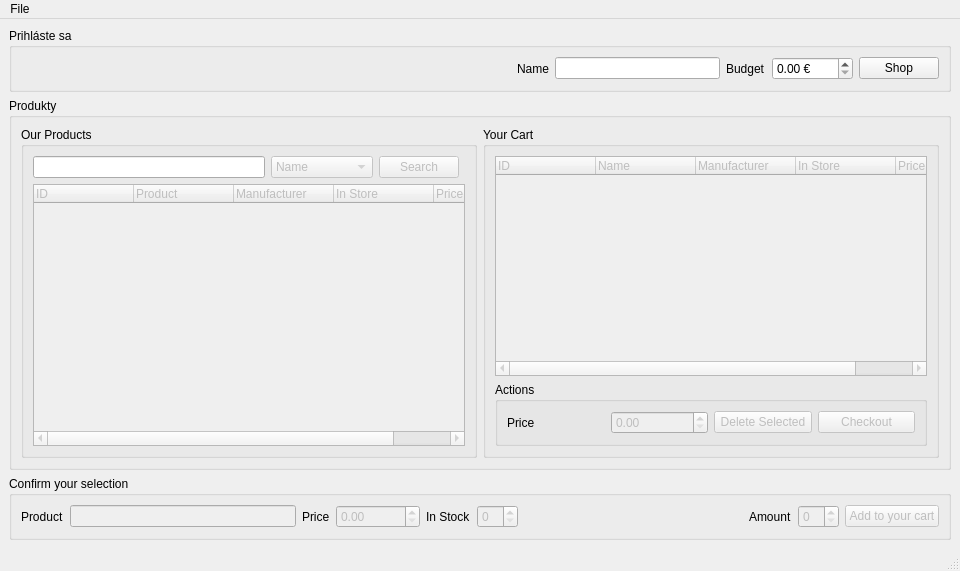
<?xml version="1.0" encoding="UTF-8"?>
<ui version="4.0">
 <class>Eshop</class>
 <widget class="QMainWindow" name="Eshop">
  <property name="geometry">
   <rect>
    <x>0</x>
    <y>0</y>
    <width>960</width>
    <height>571</height>
   </rect>
  </property>
  <property name="windowTitle">
   <string>Eshop</string>
  </property>
  <widget class="QWidget" name="centralwidget">
   <layout class="QVBoxLayout" name="verticalLayout">
    <item>
     <widget class="QGroupBox" name="groupBox">
      <property name="title">
       <string>Prihláste sa</string>
      </property>
      <layout class="QHBoxLayout" name="horizontalLayout_4">
       <item>
        <spacer name="horizontalSpacer_2">
         <property name="orientation">
          <enum>Qt::Horizontal</enum>
         </property>
         <property name="sizeHint" stdset="0">
          <size>
           <width>40</width>
           <height>20</height>
          </size>
         </property>
        </spacer>
       </item>
       <item>
        <spacer name="horizontalSpacer_4">
         <property name="orientation">
          <enum>Qt::Horizontal</enum>
         </property>
         <property name="sizeHint" stdset="0">
          <size>
           <width>40</width>
           <height>20</height>
          </size>
         </property>
        </spacer>
       </item>
       <item>
        <spacer name="horizontalSpacer_3">
         <property name="orientation">
          <enum>Qt::Horizontal</enum>
         </property>
         <property name="sizeHint" stdset="0">
          <size>
           <width>40</width>
           <height>20</height>
          </size>
         </property>
        </spacer>
       </item>
       <item>
        <widget class="QLabel" name="label">
         <property name="text">
          <string>Name</string>
         </property>
        </widget>
       </item>
       <item>
        <widget class="QLineEdit" name="name_input"/>
       </item>
       <item>
        <widget class="QLabel" name="label_2">
         <property name="text">
          <string>Budget</string>
         </property>
        </widget>
       </item>
       <item>
        <widget class="QDoubleSpinBox" name="budget_input">
         <property name="suffix">
          <string> €</string>
         </property>
         <property name="maximum">
          <double>9999.000000000000000</double>
         </property>
         <property name="singleStep">
          <double>0.100000000000000</double>
         </property>
        </widget>
       </item>
       <item>
        <widget class="QPushButton" name="shop">
         <property name="text">
          <string>Shop</string>
         </property>
        </widget>
       </item>
      </layout>
     </widget>
    </item>
    <item>
     <widget class="QGroupBox" name="groupBox_2">
      <property name="title">
       <string>Produkty</string>
      </property>
      <layout class="QHBoxLayout" name="horizontalLayout">
       <item>
        <widget class="QGroupBox" name="groupBox_5">
         <property name="title">
          <string>Our Products</string>
         </property>
         <layout class="QGridLayout" name="gridLayout">
          <item row="0" column="0">
           <widget class="QLineEdit" name="search_text">
            <property name="text">
             <string/>
            </property>
           </widget>
          </item>
          <item row="2" column="0" colspan="4">
           <widget class="QTreeWidget" name="product_tree">
            <property name="enabled">
             <bool>false</bool>
            </property>
            <property name="animated">
             <bool>false</bool>
            </property>
            <column>
             <property name="text">
              <string>ID</string>
             </property>
            </column>
            <column>
             <property name="text">
              <string>Product</string>
             </property>
            </column>
            <column>
             <property name="text">
              <string>Manufacturer</string>
             </property>
            </column>
            <column>
             <property name="text">
              <string>In Store</string>
             </property>
            </column>
            <column>
             <property name="text">
              <string>Price</string>
             </property>
            </column>
           </widget>
          </item>
          <item row="0" column="1">
           <widget class="QComboBox" name="search_by">
            <property name="enabled">
             <bool>false</bool>
            </property>
            <item>
             <property name="text">
              <string>Name</string>
             </property>
            </item>
            <item>
             <property name="text">
              <string>Manufacturer</string>
             </property>
            </item>
           </widget>
          </item>
          <item row="0" column="2">
           <widget class="QPushButton" name="search">
            <property name="enabled">
             <bool>false</bool>
            </property>
            <property name="text">
             <string>Search</string>
            </property>
           </widget>
          </item>
         </layout>
        </widget>
       </item>
       <item>
        <widget class="QGroupBox" name="groupBox_6">
         <property name="title">
          <string>Your Cart</string>
         </property>
         <layout class="QVBoxLayout" name="verticalLayout_2">
          <item>
           <widget class="QTreeWidget" name="cart_tree">
            <property name="enabled">
             <bool>false</bool>
            </property>
            <column>
             <property name="text">
              <string>ID</string>
             </property>
            </column>
            <column>
             <property name="text">
              <string>Name</string>
             </property>
            </column>
            <column>
             <property name="text">
              <string>Manufacturer</string>
             </property>
            </column>
            <column>
             <property name="text">
              <string>In Store</string>
             </property>
            </column>
            <column>
             <property name="text">
              <string>Price</string>
             </property>
            </column>
           </widget>
          </item>
          <item>
           <widget class="QGroupBox" name="groupBox_7">
            <property name="title">
             <string>Actions</string>
            </property>
            <layout class="QHBoxLayout" name="horizontalLayout_2">
             <item>
              <widget class="QLabel" name="label_5">
               <property name="text">
                <string>Price</string>
               </property>
              </widget>
             </item>
             <item>
              <widget class="QDoubleSpinBox" name="price">
               <property name="enabled">
                <bool>false</bool>
               </property>
               <property name="maximum">
                <double>100000.000000000000000</double>
               </property>
              </widget>
             </item>
             <item>
              <widget class="QPushButton" name="remove_from_cart">
               <property name="enabled">
                <bool>false</bool>
               </property>
               <property name="text">
                <string>Delete Selected</string>
               </property>
              </widget>
             </item>
             <item>
              <widget class="QPushButton" name="checkout">
               <property name="enabled">
                <bool>false</bool>
               </property>
               <property name="text">
                <string>Checkout</string>
               </property>
              </widget>
             </item>
            </layout>
           </widget>
          </item>
         </layout>
        </widget>
       </item>
      </layout>
     </widget>
    </item>
    <item>
     <widget class="QGroupBox" name="groupBox_3">
      <property name="title">
       <string>Confirm your selection</string>
      </property>
      <layout class="QHBoxLayout" name="horizontalLayout_6">
       <item>
        <widget class="QLabel" name="label_3">
         <property name="text">
          <string>Product</string>
         </property>
        </widget>
       </item>
       <item>
        <widget class="QLineEdit" name="product_name_show">
         <property name="enabled">
          <bool>false</bool>
         </property>
        </widget>
       </item>
       <item>
        <widget class="QLabel" name="label_4">
         <property name="text">
          <string>Price</string>
         </property>
        </widget>
       </item>
       <item>
        <widget class="QDoubleSpinBox" name="product_price_show">
         <property name="enabled">
          <bool>false</bool>
         </property>
         <property name="minimumSize">
          <size>
           <width>75</width>
           <height>0</height>
          </size>
         </property>
         <property name="maximum">
          <double>1000000.000000000000000</double>
         </property>
        </widget>
       </item>
       <item>
        <widget class="QLabel" name="label_6">
         <property name="text">
          <string>In Stock</string>
         </property>
        </widget>
       </item>
       <item>
        <widget class="QSpinBox" name="product_in_stock_show">
         <property name="enabled">
          <bool>false</bool>
         </property>
         <property name="minimumSize">
          <size>
           <width>0</width>
           <height>0</height>
          </size>
         </property>
        </widget>
       </item>
       <item>
        <spacer name="horizontalSpacer">
         <property name="orientation">
          <enum>Qt::Horizontal</enum>
         </property>
         <property name="sizeHint" stdset="0">
          <size>
           <width>40</width>
           <height>20</height>
          </size>
         </property>
        </spacer>
       </item>
       <item>
        <widget class="QLabel" name="label_7">
         <property name="text">
          <string>Amount</string>
         </property>
        </widget>
       </item>
       <item>
        <widget class="QSpinBox" name="amount_spin">
         <property name="enabled">
          <bool>false</bool>
         </property>
        </widget>
       </item>
       <item>
        <widget class="QPushButton" name="add_to_cart">
         <property name="enabled">
          <bool>false</bool>
         </property>
         <property name="text">
          <string>Add to your cart</string>
         </property>
        </widget>
       </item>
      </layout>
     </widget>
    </item>
   </layout>
  </widget>
  <widget class="QMenuBar" name="menubar">
   <property name="geometry">
    <rect>
     <x>0</x>
     <y>0</y>
     <width>960</width>
     <height>22</height>
    </rect>
   </property>
   <widget class="QMenu" name="menuFile">
    <property name="title">
     <string>File</string>
    </property>
    <addaction name="actionOpen"/>
    <addaction name="actionSave"/>
   </widget>
   <addaction name="menuFile"/>
  </widget>
  <widget class="QStatusBar" name="statusbar"/>
  <action name="actionOpen">
   <property name="text">
    <string>Open</string>
   </property>
  </action>
  <action name="actionSave">
   <property name="text">
    <string>Save</string>
   </property>
  </action>
 </widget>
 <resources/>
 <connections/>
</ui>
